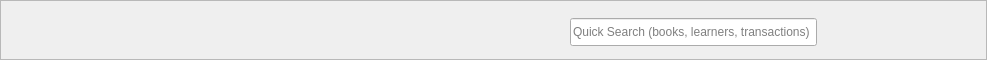
         <widget class="QFrame" name="frame_topBar">
          <property name="minimumSize">
           <size>
            <width>0</width>
            <height>60</height>
           </size>
          </property>
          <property name="maximumSize">
           <size>
            <width>16777215</width>
            <height>60</height>
           </size>
          </property>
          <property name="frameShape">
           <enum>QFrame::Shape::StyledPanel</enum>
          </property>
          <property name="frameShadow">
           <enum>QFrame::Shadow::Raised</enum>
          </property>
          <layout class="QHBoxLayout" name="horizontalLayout_27">
           <property name="topMargin">
            <number>5</number>
           </property>
           <property name="bottomMargin">
            <number>0</number>
           </property>
           <item>
            <widget class="QPushButton" name="pushButton_toogleMenu">
             <property name="minimumSize">
              <size>
               <width>40</width>
               <height>40</height>
              </size>
             </property>
             <property name="maximumSize">
              <size>
               <width>40</width>
               <height>40</height>
              </size>
             </property>
             <property name="cursor">
              <cursorShape>PointingHandCursor</cursorShape>
             </property>
             <property name="text">
              <string extracomment="menu" />
             </property>
             <property name="icon">
              <iconset resource="../resources.qrc">
               <normaloff>:/icons/icons/utils/icons8-menu-100-33.png</normaloff>:/icons/icons/utils/icons8-menu-100-33.png</iconset>
             </property>
             <property name="iconSize">
              <size>
               <width>25</width>
               <height>30</height>
              </size>
             </property>
             <property name="checkable">
              <bool>true</bool>
             </property>
             <property name="flat">
              <bool>true</bool>
             </property>
            </widget>
           </item>
           <item>
            <widget class="QLabel" name="label_greetingsDateTopBar">
             <property name="font">
              <font>
               <bold>false</bold>
              </font>
             </property>
             <property name="lineWidth">
              <number>1</number>
             </property>
             <property name="text">
              <string />
             </property>
             <property name="textFormat">
              <enum>Qt::TextFormat::AutoText</enum>
             </property>
             <property name="wordWrap">
              <bool>true</bool>
             </property>
             <property name="margin">
              <number>4</number>
             </property>
            </widget>
           </item>
           <item>
            <spacer name="horizontalSpacer_topFrame">
             <property name="orientation">
              <enum>Qt::Orientation::Horizontal</enum>
             </property>
             <property name="sizeHint" stdset="0">
              <size>
               <width>465</width>
               <height>35</height>
              </size>
             </property>
            </spacer>
           </item>
           <item>
            <layout class="QHBoxLayout" name="horizontalLayout_3">
             <property name="spacing">
              <number>8</number>
             </property>
             <property name="leftMargin">
              <number>0</number>
             </property>
             <property name="rightMargin">
              <number>20</number>
             </property>
             <item>
              <widget class="QLabel" name="label_">
               <property name="minimumSize">
                <size>
                 <width>26</width>
                 <height>26</height>
                </size>
               </property>
               <property name="maximumSize">
                <size>
                 <width>26</width>
                 <height>26</height>
                </size>
               </property>
               <property name="text">
                <string />
               </property>
               <property name="pixmap">
                <pixmap resource="../resources.qrc">:/icons/icons/utils/icons8-search-150.png</pixmap>
               </property>
               <property name="scaledContents">
                <bool>true</bool>
               </property>
              </widget>
             </item>
             <item>
              <widget class="QLineEdit" name="lineEdit_quickSearch">
               <property name="minimumSize">
                <size>
                 <width>247</width>
                 <height>28</height>
                </size>
               </property>
               <property name="maximumSize">
                <size>
                 <width>247</width>
                 <height>28</height>
                </size>
               </property>
               <property name="placeholderText">
                <string>Quick Search (books, learners, transactions)</string>
               </property>
              </widget>
             </item>
            </layout>
           </item>
           <item>
            <widget class="QPushButton" name="pushButton_profileTopBar">
             <property name="minimumSize">
              <size>
               <width>40</width>
               <height>40</height>
              </size>
             </property>
             <property name="maximumSize">
              <size>
               <width>40</width>
               <height>40</height>
              </size>
             </property>
             <property name="cursor">
              <cursorShape>PointingHandCursor</cursorShape>
             </property>
             <property name="text">
              <string />
             </property>
             <property name="icon">
              <iconset resource="../resources.qrc">
               <normaloff>:/icons/icons/utils/user.png</normaloff>:/icons/icons/utils/user.png</iconset>
             </property>
             <property name="iconSize">
              <size>
               <width>25</width>
               <height>25</height>
              </size>
             </property>
             <property name="autoDefault">
              <bool>false</bool>
             </property>
             <property name="flat">
              <bool>true</bool>
             </property>
            </widget>
           </item>
           <item>
            <layout class="QVBoxLayout" name="verticalLayout_6">
             <property name="spacing">
              <number>2</number>
             </property>
             <item>
              <widget class="QLabel" name="label_usernameCurrentUser">
               <property name="text">
                <string />
               </property>
              </widget>
             </item>
             <item>
              <widget class="QLabel" name="label_roleCurrentUser">
               <property name="text">
                <string />
               </property>
              </widget>
             </item>
            </layout>
           </item>
           <item>
            <spacer name="horizontalSpacer_topFrame_2">
             <property name="orientation">
              <enum>Qt::Orientation::Horizontal</enum>
             </property>
             <property name="sizeType">
              <enum>QSizePolicy::Policy::Preferred</enum>
             </property>
             <property name="sizeHint" stdset="0">
              <size>
               <width>33</width>
               <height>35</height>
              </size>
             </property>
            </spacer>
           </item>
           <item>
            <widget class="QPushButton" name="pushButton_logoutTopBar">
             <property name="minimumSize">
              <size>
               <width>40</width>
               <height>40</height>
              </size>
             </property>
             <property name="maximumSize">
              <size>
               <width>40</width>
               <height>40</height>
              </size>
             </property>
             <property name="cursor">
              <cursorShape>PointingHandCursor</cursorShape>
             </property>
             <property name="text">
              <string />
             </property>
             <property name="icon">
              <iconset resource="../resources.qrc">
               <normaloff>:/icons/icons/utils/icons8-logout.gif</normaloff>:/icons/icons/utils/icons8-logout.gif</iconset>
             </property>
             <property name="iconSize">
              <size>
               <width>25</width>
               <height>25</height>
              </size>
             </property>
             <property name="autoRepeat">
              <bool>false</bool>
             </property>
             <property name="flat">
              <bool>true</bool>
             </property>
            </widget>
           </item>
          </layout>
         </widget>
